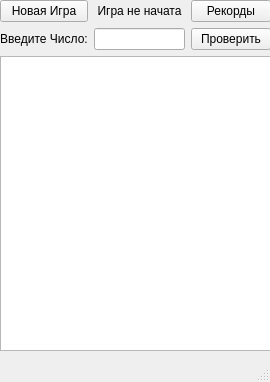
<?xml version="1.0" encoding="UTF-8"?>
<ui version="4.0">
 <class>Bullsandcows</class>
 <widget class="QMainWindow" name="Bullsandcows">
  <property name="geometry">
   <rect>
    <x>0</x>
    <y>0</y>
    <width>270</width>
    <height>382</height>
   </rect>
  </property>
  <property name="windowTitle">
   <string>Bullsandcows</string>
  </property>
  <widget class="QWidget" name="centralwidget">
   <widget class="QWidget" name="gridLayoutWidget">
    <property name="geometry">
     <rect>
      <x>0</x>
      <y>0</y>
      <width>271</width>
      <height>351</height>
     </rect>
    </property>
    <layout class="QGridLayout" name="gridLayout">
     <item row="0" column="1">
      <widget class="QLabel" name="StatusLabel">
       <property name="text">
        <string>Игра не начата</string>
       </property>
       <property name="alignment">
        <set>Qt::AlignCenter</set>
       </property>
      </widget>
     </item>
     <item row="0" column="0">
      <widget class="QPushButton" name="NewGameButton">
       <property name="text">
        <string>Новая Игра</string>
       </property>
      </widget>
     </item>
     <item row="1" column="0">
      <widget class="QLabel" name="EnterLabel">
       <property name="text">
        <string>Введите Число:</string>
       </property>
       <property name="alignment">
        <set>Qt::AlignCenter</set>
       </property>
      </widget>
     </item>
     <item row="1" column="2">
      <widget class="QPushButton" name="CheckButton">
       <property name="text">
        <string>Проверить</string>
       </property>
      </widget>
     </item>
     <item row="1" column="1">
      <widget class="QLineEdit" name="NumberLine">
       <property name="contextMenuPolicy">
        <enum>Qt::DefaultContextMenu</enum>
       </property>
      </widget>
     </item>
     <item row="0" column="2">
      <widget class="QPushButton" name="RecordsButton">
       <property name="text">
        <string>Рекорды</string>
       </property>
      </widget>
     </item>
     <item row="2" column="0" colspan="3">
      <widget class="QTableWidget" name="tableWidget">
       <property name="contextMenuPolicy">
        <enum>Qt::NoContextMenu</enum>
       </property>
       <property name="selectionMode">
        <enum>QAbstractItemView::NoSelection</enum>
       </property>
      </widget>
     </item>
    </layout>
   </widget>
  </widget>
  <widget class="QMenuBar" name="menubar">
   <property name="geometry">
    <rect>
     <x>0</x>
     <y>0</y>
     <width>270</width>
     <height>21</height>
    </rect>
   </property>
  </widget>
  <widget class="QStatusBar" name="statusbar"/>
 </widget>
 <resources/>
 <connections/>
</ui>
